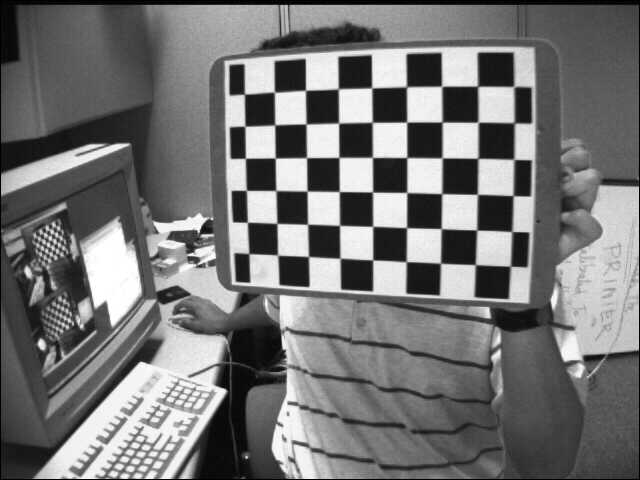
//> input picture resource/10/checkerboard.jpg, 640 x 480 px
$ ./morphology_example   (built with g++ and OpenCV 4)
//> lines starting //> are read from the running program, lines starting //| are printed output that depends on the picture
#include <opencv2/opencv.hpp>
#include <iostream>

#define RESOURCE_DIR "../resource/"

void morphology_example()
{
    cv::Mat img = cv::imread(RESOURCE_DIR"/10/checkerboard.jpg", cv::IMREAD_GRAYSCALE);
//> img is the input picture: 480 rows x 640 cols, CV_8UC1; min 0, max 255, mean 116.6
    if(img.empty())
    {
        std::cout <<"img is empty" << std::endl;
        return;
    }

    cv::imshow("origin", img);

    cv::Mat kernel = cv::getStructuringElement(cv::MORPH_CROSS, cv::Size(5, 5));
    std::cout << "kernel:" << kernel << std::endl;

    cv::Mat dst;
    cv::erode(img, dst, kernel);
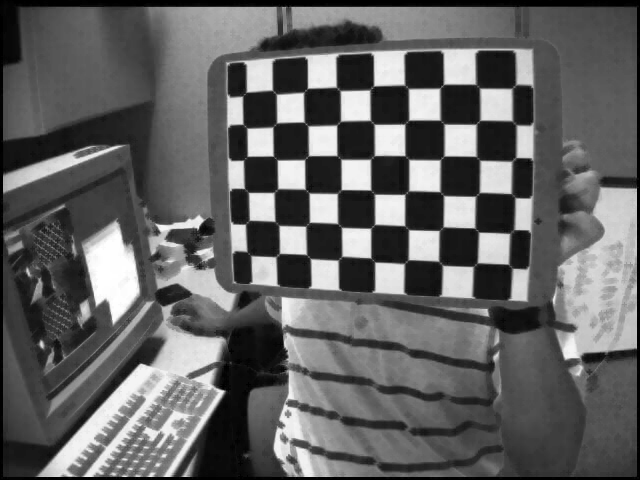
//> dst: 480 rows x 640 cols, CV_8UC1; min 0, max 255, mean 98.7
    cv::imshow("erode", dst);

    cv::dilate(img, dst, kernel);
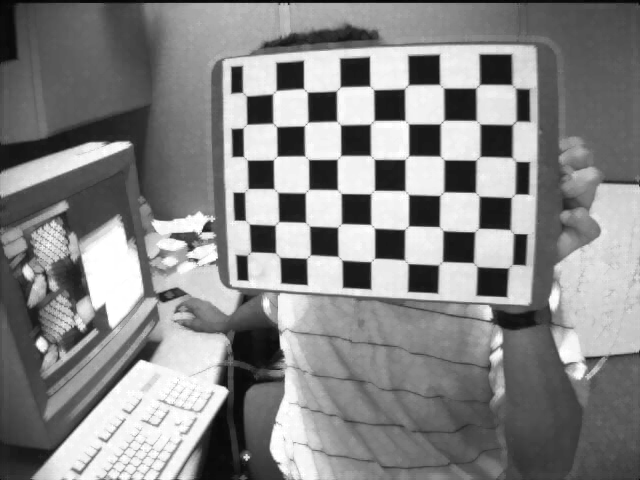
//> dst: 480 rows x 640 cols, CV_8UC1; min 3, max 255, mean 134.2
    cv::imshow("dilate", dst);

    cv::morphologyEx(img, dst, cv::MORPH_OPEN, kernel);
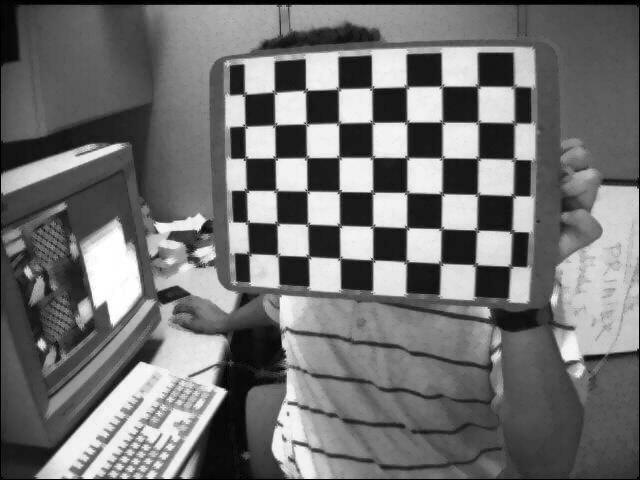
//> dst: 480 rows x 640 cols, CV_8UC1; min 0, max 255, mean 113.6
    cv::imshow("open", dst);

    cv::morphologyEx(img, dst, cv::MORPH_CLOSE, kernel);
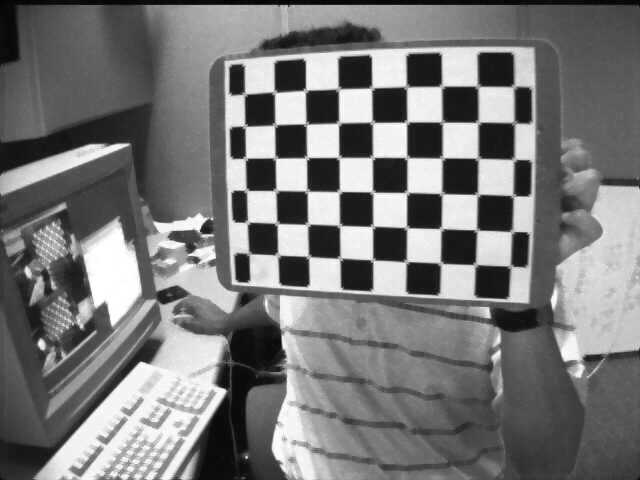
//> dst: 480 rows x 640 cols, CV_8UC1; min 3, max 255, mean 120
    cv::imshow("close", dst);

    cv::morphologyEx(img, dst, cv::MORPH_TOPHAT, kernel);
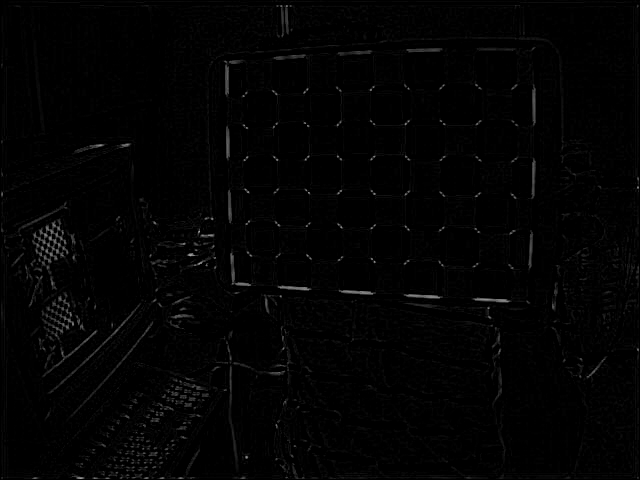
//> dst: 480 rows x 640 cols, CV_8UC1; min 0, max 169, mean 3
    cv::imshow("tophat", dst);

    cv::morphologyEx(img, dst, cv::MORPH_BLACKHAT, kernel);
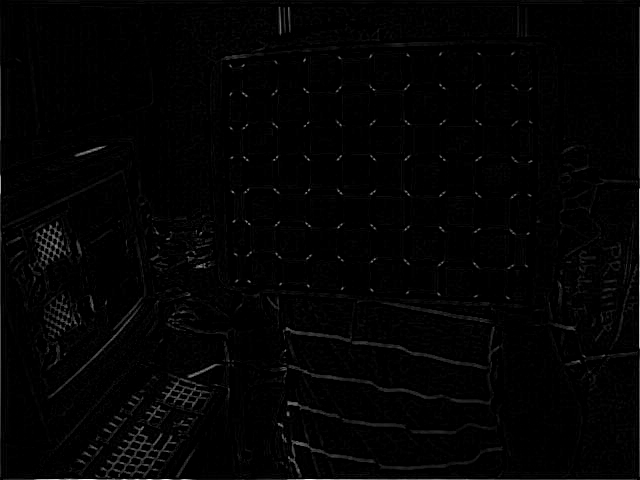
//> dst: 480 rows x 640 cols, CV_8UC1; min 0, max 244, mean 3.4
    cv::imshow("blackhat", dst);

    cv::morphologyEx(img, dst, cv::MORPH_GRADIENT, kernel);
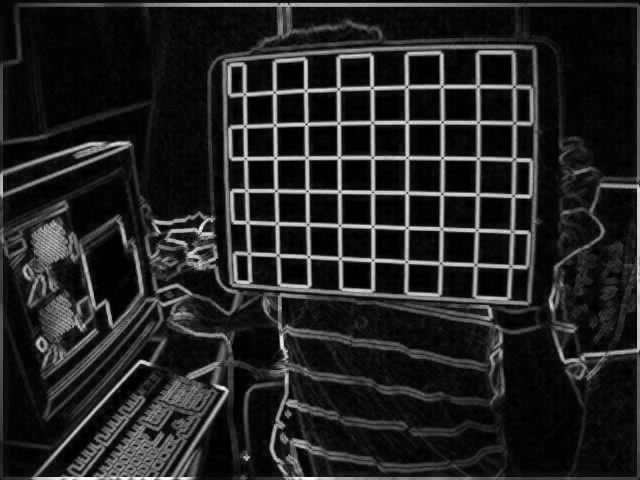
//> dst: 480 rows x 640 cols, CV_8UC1; min 0, max 255, mean 35.5
    cv::imshow("gradient", dst);

    cv::waitKey(0);
    cv::destroyAllWindows();

}

int main(int argc, char const *argv[])
{
    morphology_example();
    return 0;
}
